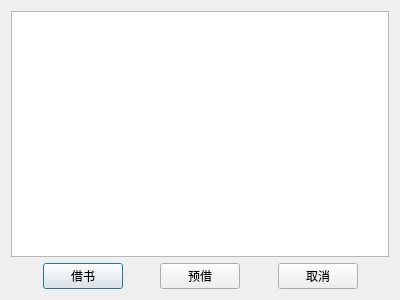
<?xml version="1.0" encoding="UTF-8"?>
<ui version="4.0">
 <class>BookDetails</class>
 <widget class="QDialog" name="BookDetails">
  <property name="geometry">
   <rect>
    <x>0</x>
    <y>0</y>
    <width>400</width>
    <height>300</height>
   </rect>
  </property>
  <property name="windowTitle">
   <string>Dialog</string>
  </property>
  <layout class="QVBoxLayout" name="verticalLayout">
   <item>
    <widget class="QTableView" name="tableView"/>
   </item>
   <item>
    <layout class="QHBoxLayout" name="horizontalLayout">
     <item>
      <spacer name="horizontalSpacer_2">
       <property name="orientation">
        <enum>Qt::Horizontal</enum>
       </property>
       <property name="sizeHint" stdset="0">
        <size>
         <width>30</width>
         <height>20</height>
        </size>
       </property>
      </spacer>
     </item>
     <item>
      <widget class="QPushButton" name="borrowBtn">
       <property name="text">
        <string>借书</string>
       </property>
      </widget>
     </item>
     <item>
      <spacer name="horizontalSpacer_3">
       <property name="orientation">
        <enum>Qt::Horizontal</enum>
       </property>
       <property name="sizeHint" stdset="0">
        <size>
         <width>10</width>
         <height>20</height>
        </size>
       </property>
      </spacer>
     </item>
     <item>
      <widget class="QPushButton" name="orderBtn">
       <property name="text">
        <string>预借</string>
       </property>
      </widget>
     </item>
     <item>
      <spacer name="horizontalSpacer_4">
       <property name="orientation">
        <enum>Qt::Horizontal</enum>
       </property>
       <property name="sizeHint" stdset="0">
        <size>
         <width>10</width>
         <height>20</height>
        </size>
       </property>
      </spacer>
     </item>
     <item>
      <widget class="QPushButton" name="pushButton">
       <property name="text">
        <string>取消</string>
       </property>
      </widget>
     </item>
     <item>
      <spacer name="horizontalSpacer">
       <property name="orientation">
        <enum>Qt::Horizontal</enum>
       </property>
       <property name="sizeHint" stdset="0">
        <size>
         <width>30</width>
         <height>20</height>
        </size>
       </property>
      </spacer>
     </item>
    </layout>
   </item>
  </layout>
 </widget>
 <resources/>
 <connections/>
</ui>
